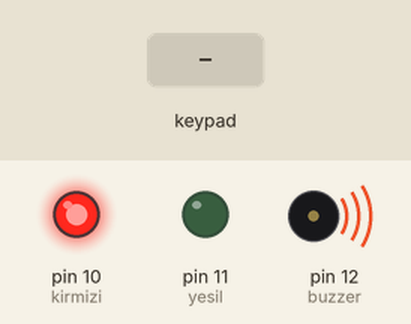
A sketch run on a simulated Arduino Uno, built with avr-gcc and run on an emulated ATmega328P. On the bench: output pins drawn as LEDs (lit = HIGH), buzzer (waves = sounding, pin HIGH). Inputs (shaded band) come from the test bench.

Above: at 1.2 s.
1.3 s: keypad keys 1 2 3 4 # pressed 0.4 s apart
At 3.3 s:
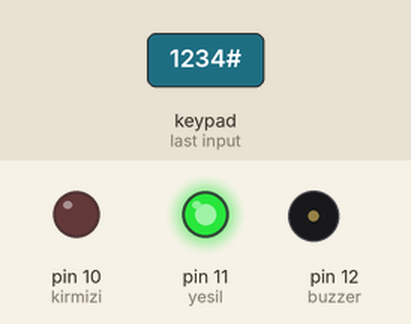
Timing chart, 0 to 5.4 s (numbered marks = the images above; inputs shaded):
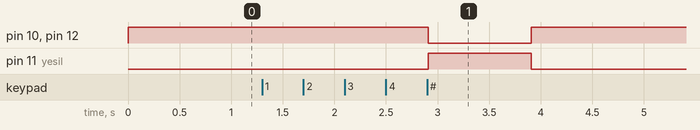

Measured:
- after the input at 1.3 s, pin 10 (kirmizi), pin 12 (buzzer): HIGH → LOW after 1.6 s, → HIGH 1.0 s later; pin 11 (yesil): LOW → HIGH after 1.6 s, → LOW 1.0 s later

The sketch:

sketch_dec28a.ino
```cpp
#include <Keypad.h>


const byte satir = 4;
const byte sutun = 4;

char tus_takimi[satir][sutun] = {
  {'1', '2', '3', 'A'},
  {'4', '5', '6', 'B'},
  {'7', '8', '9', 'C'},
  {'*', '0', '#', 'D'}

};

byte satir_pinleri[satir] = {9, 8, 7, 6};
byte sutun_pinleri[sutun] = {5, 4, 3, 2};

Keypad kasa = Keypad(makeKeymap(tus_takimi), satir_pinleri, sutun_pinleri, satir, sutun);

String girilen_sifre="";
String sifre="1234#";

#define kirmizi 10    // ledlerin ve buzzerın pin değerleri
#define yesil 11
#define buzzer 12

int control=0;
int ldr=A0;

void setup() {

  Serial.begin(9600);
  pinMode(kirmizi,OUTPUT);
  pinMode(yesil,OUTPUT);
  pinMode(buzzer,OUTPUT);
  pinMode(A0,INPUT);


}

void loop() {

 int ldrdeger=analogRead(ldr);

while(1){
 if(ldrdeger<800) // burada değeri ölçtüğün değere göre değiştir
 control=1;
 if(control==1)
 {
   digitalWrite(kirmizi,HIGH);
   digitalWrite(buzzer,HIGH);

  }

  char tus = kasa.getKey();

   if (tus != NO_KEY)
  {
    girilen_sifre = girilen_sifre+tus;
  }
   if(tus == '#') // #'i Enter tuşu gibi düşünebiliriz
   {
     if(girilen_sifre==sifre){
       digitalWrite(yesil,HIGH);
       digitalWrite(kirmizi,LOW);
       digitalWrite(buzzer,LOW);
       delay(1000);
       digitalWrite(yesil,LOW);
       control=0;
     }

   }
}

}
```
